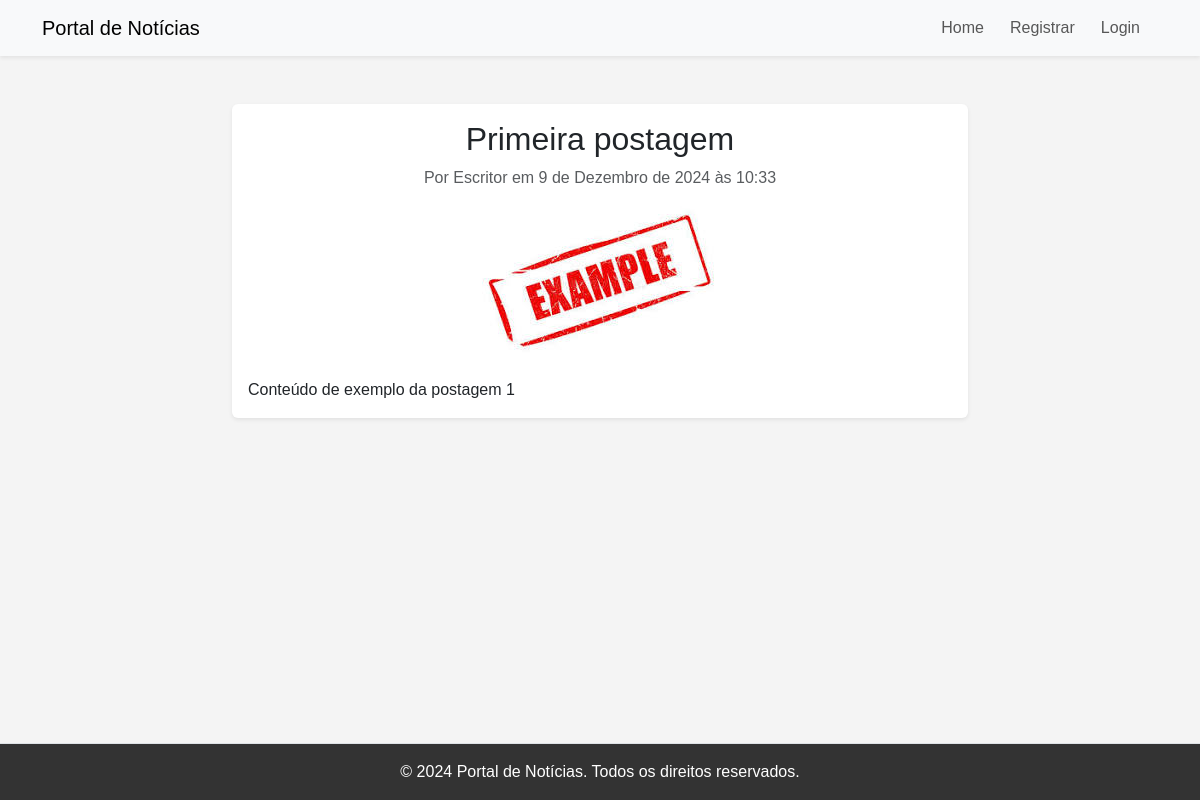
Page /post_detail/1/ on the committed database.
### postagem/models.py (models this page shows, shortened)
class Postagem(models.Model):
    tags = models.CharField(max_length=100)
    data = models.DateTimeField(auto_now_add=True)
    titulo = models.CharField(max_length=100)
    conteudo = models.TextField()
    imagem = models.ImageField(upload_to='imagens/%Y/%m/%d', null=True, blank=True )
    autor = models.ForeignKey('home.CustomUser', on_delete=models.CASCADE)
    publicada = models.BooleanField(default=False)

### home/models.py (models this page shows, shortened)
class CustomUser(AbstractUser):
    email = models.EmailField(unique=True, blank=False, null=False)
    LEITOR = "Leitor"
    ESCRITOR = "Escritor"
    LEITOR_OU_ESCRITOR = {
        LEITOR: "Leitor",
        ESCRITOR: "Escritor",
    }
    role = models.CharField(
        max_length=10, choices=LEITOR_OU_ESCRITOR.items(), default=LEITOR
    )
    def __str__(self):
        return self.username

### postagem/views.py (the view)
# urls.py: path('post_detail/<int:pk>/', views_postagem.post_detail, name='post_detail'),
def post_detail(request, pk):
    postagem = Postagem.objects.get(pk=pk)
    return render(request, 'postDetail.html', {'postagem':postagem})

### templates/postDetail.html (shortened to what this page needs)
{% load static %}
<!DOCTYPE html>
<html lang="en">
<head>
    <link href="https://cdn.jsdelivr.net/npm/bootstrap@5.3.0-alpha1/dist/css/bootstrap.min.css" rel="stylesheet">
    <link rel="stylesheet" href="{% static 'css/styles.css' %}">
</head>
<body>
    <nav class="navbar navbar-expand-lg navbar-light bg-light shadow-sm">
        <div class="container">
            <a class="navbar-brand" href="{% url 'home' %}">Portal de Notícias</a>
            <div class="collapse navbar-collapse" id="navbarNav">
                <ul class="navbar-nav ms-auto">
                    <li class="nav-item">
                        <a class="nav-link" href="{% url 'home' %}">Home</a>
                    </li>
                    {% if user.is_authenticated == False %}
                        <li class="nav-item">
                            <a class="nav-link" href="{% url 'register' %}">Registrar</a>
                        </li>
                        <li class="nav-item">
                            <a class="nav-link" href="{% url 'user_login' %}">Login</a>
                        </li>
                    {% endif %}
                </ul>
            </div>
        </div>
    </nav>
    <div class="container mt-5">
        <div class="row justify-content-center">
            <div class="col-lg-8">
                <div class="card shadow-sm border-0">
                    <div class="card-body">
                        <h2 class="card-title text-center">{{ postagem.titulo }}</h2>
                        <p class="text-muted text-center">Por {{ postagem.autor }} em {{ postagem.data }}</p>
                        {% if postagem.imagem %}
                            <div class="text-center mb-4">
                                <img src="{{ postagem.imagem.url }}" class="img-fluid rounded" alt="{{ postagem.titulo }}">
                            </div>
                        {% endif %}
                        <p class="card-text">{{ postagem.conteudo }}</p>
                    </div>
                </div>
            </div>
        </div>
    </div>
    <footer class="text-center py-3 mt-5 border-top">
        <p class="mb-0">&copy; 2024 Portal de Notícias. Todos os direitos reservados.</p>
    </footer>
</body>
</html>

### static/css/styles.css (style rules this page uses)
body { font-family: Arial, sans-serif; margin: 0; padding: 0; background-color: #f4f4f4; }
nav ul { list-style: none; padding: 0; }
nav ul li { display: inline; margin-right: 10px; }
nav ul li a { color: #fff; text-decoration: none; font-weight: bold; }
footer { text-align: center; background-color: #333; color: #fff; padding: 10px; position: fixed; bottom: 0; width: 100%; }
h2 { color: #333; }

### rows in the picture
Postagem: titulo "Primeira postagem", autor "Escritor", data "9 de Dezembro de 2024 às 10:33", imagem (picture), conteudo "Conteúdo de exemplo da postagem 1"
